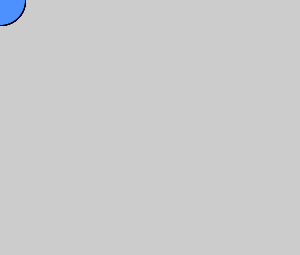
Frame 1 (no input)
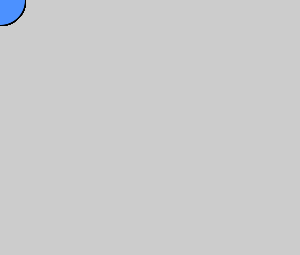
Frame 60 (the mouse pressed at the canvas centre just before this capture)
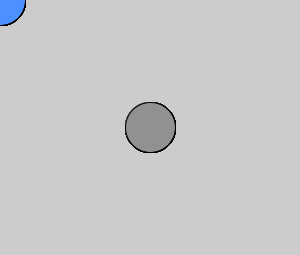
Frame 120 (the mouse held since frame 60 and released just before this capture)

The Processing sketch that drew these frames (run headless with seeded random() and noise(); from frame 60 on, the mouse is pressed at the canvas centre):

// Processing sketch: processing_51268
// ── processing_51268.pde

//michellephilpott PS1-3
 
int X=50;
int Y=50;
int W=100;
int H=100;
 
boolean on = false;
 
void setup() {
  size(300,255);
  smooth();
}
 
void draw() {
   
   float barWidth = 20;
   float numBars = width / barWidth;
    
   for (int i=0; i< numBars; i++) {
     float x= i* barWidth;
      
     float d= abs(mouseX - x);
      
     float c= map(d, 0, width, 0, 255);
     float r=map(d,0,width,255,0);
     float g = map(mouseY, 0, height, 0, 255);
     fill(234, 300, 130);
      
     ellipse(mouseX,mouseY,40,40);
     if (on== true) {
       fill(145);
     }
     else {
       fill(76, 145, 256);
     }
     ellipse(mouseX,mouseY,50,50);
   }}
   void mousePressed() {
     if ( mouseX >mouseY )
    {
 
  on =!on;
}
 
}   
